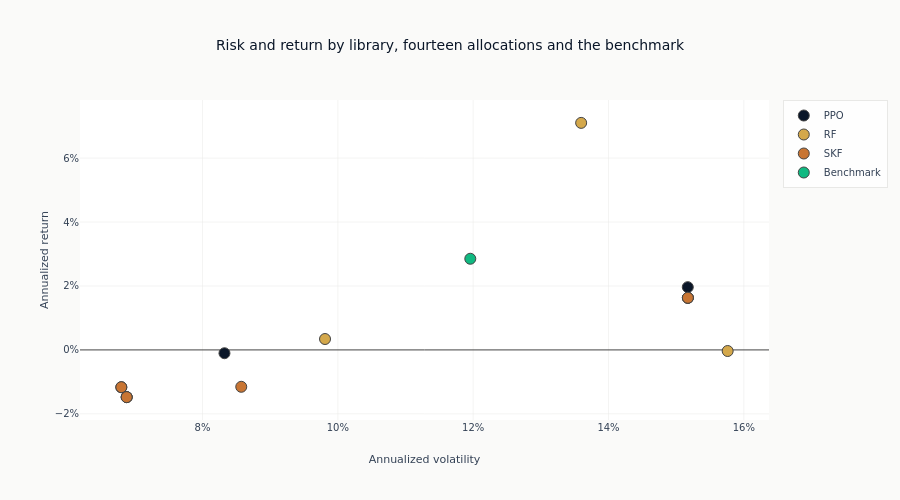

The code cell stored with this chart in its notebook:
### Markdown cell above
The risk-return map retains every configuration but uses color only for library identity.
Hover labels carry the optimizer name, avoiding a fifteen-color legend.

### Code cell
eval_pd = eval_df.to_pandas()
library_order = ["PPO", "RF", "SKF", "Benchmark"]
library_colors = dict(zip(library_order, ml4t_palette(4, categorical=True), strict=True))
top_row = eval_df.row(0, named=True)
print(
    f"Highest test Sharpe: {top_row['portfolio']} at {top_row['sharpe']:.3f}, "
    f"annualized return {top_row['annual_return']:.1%} at {top_row['annual_volatility']:.1%} "
    "volatility"
)

fig = go.Figure()
for library in library_order:
    subset = eval_pd.loc[eval_pd["library"] == library]
    fig.add_scatter(
        x=subset["annual_volatility"],
        y=subset["annual_return"],
        mode="markers",
        name=library,
        text=subset["portfolio"],
        customdata=subset[["sharpe", "max_drawdown"]],
        marker=dict(color=library_colors[library], size=11, line=dict(width=1)),
        hovertemplate=(
            "%{text}<br>Annual return=%{y:.1%}<br>Annual volatility=%{x:.1%}"
            "<br>Sharpe=%{customdata[0]:.2f}<br>Max drawdown=%{customdata[1]:.1%}<extra></extra>"
        ),
    )

fig.update_layout(
    title="Risk and return by library, fourteen allocations and the benchmark",
    xaxis_title="Annualized volatility",
    yaxis_title="Annualized return",
    xaxis_tickformat=".0%",
    yaxis_tickformat=".0%",
    height=500,
)
show_plotly_with_alt(
    fig,
    "Scatter of fourteen frozen allocations plus the equal-weight benchmark, annualized volatility against annualized return, coloured by library, with several points from different libraries falling on top of each other.",
)

### Figure 1 — Plotly figure (JSON) as saved in the notebook; plotly's stock layout.template omitted (floating-point values rounded to 4 significant figures)
{"data": [{"customdata": [[-0.05461, -0.3099], [-0.07619, -0.3116], [-0.4421, -0.1829], [-0.7156, -0.142], [-0.7521, -0.1452]], "hovertemplate": "%{text}<br>Annual return=%{y:.1%}<br>Annual volatility=%{x:.1%}<br>Sharpe=%{customdata[0]:.2f}<br>Max drawdown=%{customdata[1]:.1%}<extra></extra>", "marker": {"color": "#0a1628", "line": {"width": 1}, "size": 11}, "mode": "markers", "name": "PPO", "text": ["PPO: Shrinkage", "PPO: Max Sharpe", "PPO: HRP", "PPO: Min Vol", "PPO: Min CVaR"], "type": "scatter", "x": [0.1517, 0.1517, 0.08324, 0.068, 0.06879], "y": [0.01964, 0.0163, -0.001038, -0.01168, -0.01477]}, {"customdata": [[0.2841, -0.2539], [-0.07619, -0.3116], [-0.1724, -0.327], [-0.3161, -0.2003], [-0.7521, -0.1452]], "hovertemplate": "%{text}<br>Annual return=%{y:.1%}<br>Annual volatility=%{x:.1%}<br>Sharpe=%{customdata[0]:.2f}<br>Max drawdown=%{customdata[1]:.1%}<extra></extra>", "marker": {"color": "#D4A84B", "line": {"width": 1}, "size": 11}, "mode": "markers", "name": "RF", "text": ["RF: Conditional DaR", "RF: Std Dev", "RF: Max DD", "RF: Risk Parity", "RF: Min CVaR"], "type": "scatter", "x": [0.136, 0.1517, 0.1576, 0.0981, 0.06879], "y": [0.07103, 0.0163, -0.0003447, 0.003412, -0.01477]}, {"customdata": [[-0.0762, -0.3116], [-0.5501, -0.1926], [-0.7153, -0.142], [-0.7521, -0.1452]], "hovertemplate": "%{text}<br>Annual return=%{y:.1%}<br>Annual volatility=%{x:.1%}<br>Sharpe=%{customdata[0]:.2f}<br>Max drawdown=%{customdata[1]:.1%}<extra></extra>", "marker": {"color": "#C87533", "line": {"width": 1}, "size": 11}, "mode": "markers", "name": "SKF", "text": ["SKF: Max Sharpe", "SKF: HRP", "SKF: Min Var", "SKF: Min CVaR"], "type": "scatter", "x": [0.1517, 0.08572, 0.068, 0.06879], "y": [0.0163, -0.01154, -0.01166, -0.01477]}, {"customdata": [[-0.0332, -0.2124]], "hovertemplate": "%{text}<br>Annual return=%{y:.1%}<br>Annual volatility=%{x:.1%}<br>Sharpe=%{customdata[0]:.2f}<br>Max drawdown=%{customdata[1]:.1%}<extra></extra>", "marker": {"color": "#10b981", "line": {"width": 1}, "size": 11}, "mode": "markers", "name": "Benchmark", "text": ["Equal Weight"], "type": "scatter", "x": [0.1196], "y": [0.02852]}], "layout": {"height": 500, "title": {"text": "Risk and return by library, fourteen allocations and the benchmark"}, "xaxis": {"tickformat": ".0%", "title": {"text": "Annualized volatility"}}, "yaxis": {"tickformat": ".0%", "title": {"text": "Annualized return"}}}}
